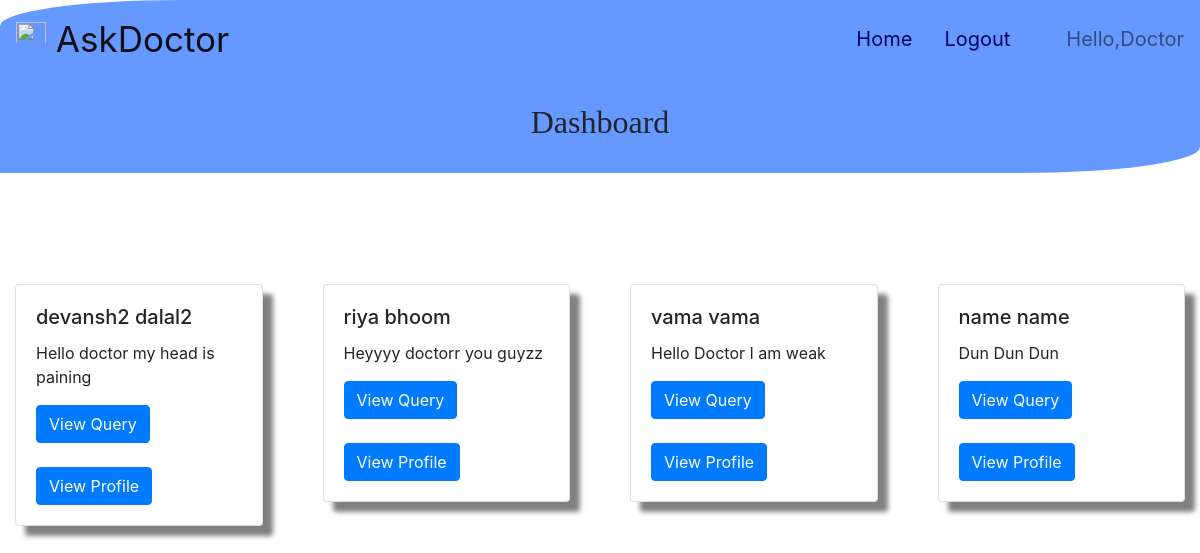
The page /appoint/dashboard/doctor/ on the database its author committed.
### appoint/models.py (models this page shows, shortened)
class SignUp(models.Model):
    user=models.OneToOneField(User,on_delete=models.CASCADE,default=None)
    first_name=models.CharField(max_length=50,blank=True)
    last_name=models.CharField(max_length=50,blank=True)
    contact=models.CharField(max_length=10,help_text='Enter the mobile number only')
    date_of_birth=models.DateField(null=True,blank=True)
    time_of_reg=models.DateTimeField(default=timezone.now)

class Patient(models.Model):
    patient=models.ForeignKey(SignUp,on_delete=models.CASCADE)
    reply=models.TextField(max_length=400)
    report_image=models.FileField(upload_to="report/")
    medicine = models.CharField(max_length=100)
    answer = models.TextField(max_length=400)

### appoint/views.py (the view)
# urls.py: path('dashboard/doctor/',views.display_doctor,name='dashboard-d'),
def display_doctor(request):
    dict = {}
    patient = SignUp.objects.all()
    for x in SignUp.objects.all():
        rep = Patient.objects.filter(patient=x)
        dict[x]=rep
    return render(request, 'appoint/detail.html', {'dict': dict})

### appoint/templates/appoint/detail.html
{% extends "appoint/base_doctor.html" %}
{%block user%}Hello,Doctor{% endblock %}
{% block content %}
<div class="position">
    <div class="row">
      {% for a,b in dict.items %}
      {% if b %}
      {% for c in b %}
       {% if c.reply %}
      <div class="col-sm-3">
        <div class="card" style="height: auto;">
          <div class="card-body">
            <h5 class="card-title">{{ a.first_name }} {{ a.last_name }}</h5>
            <p class="card-text">{{ c.reply }}</p>
            <a href="{% url 'appoint:id_query' c.id %}" class="btn btn-primary">View Query</a>
            <br><br>
            <a href="{% url 'appoint:id_profile' a.id %}" class="btn btn-primary">View Profile</a>
          </div>
        </div>
      </div>
        {% endif %}
    {% endfor %}
     {% endif %}
    {% endfor %}
    </div>
</div>
{% endblock content %}

### appoint/templates/appoint/base_doctor.html (shortened to what this page needs)
<!DOCTYPE html>
<html>
<head>
    {% load staticfiles %}
	<link rel="stylesheet" href="https://maxcdn.bootstrapcdn.com/bootstrap/4.0.0/css/bootstrap.min.css">
	<link rel="stylesheet" type="text/css" href="{% static 'appoint/base.css' %}">
	<link rel="stylesheet" href="https://use.fontawesome.com/releases/v5.0.9/css/all.css">
</head>
<body>
<div class="pic" style="  background-color: #6699ff; border-radius: 15% 0 15% 0;">
  <div class="top">
    <nav class="navbar navbar-light" >
      <a class="navbar-brand" href="#" style="font-size: 35px;">
        <img src="/assets/brand/bootstrap-solid.svg" width="30" height="30" class="d-inline-block align-top" alt="">
        AskDoctor
      </a>
      <ul class="nav justify-content-center">
        <li class="nav-item">
          <a class="nav-link active" style="font-size: 20px;" href="{% url 'appoint:dashboard-d' %}">Home</a>
        </li>
        <li class="nav-item">
          <a class="nav-link" style="font-size: 20px;" href="{% url 'appoint:login_doctor' %}">Logout</a>
        </li>
        <span class="navbar-text" style="font-size: 20px; margin-left: 40px;">
         {% block user %} Welcome Doctor{% endblock %}
        </span>
      </ul>
    </nav>
  </div>
  <br>
  <div class="title">
    <h2>
    	Dashboard
    </h2>
  </div>
  <br>
</div>
<br><br><br><br>
{% block content %}
{% endblock content %}
</body>
</html>

### appoint/static/appoint/base.css (style rules this page uses)
.title { text-align:center; font-family: georgia,garamond,serif;; }
.card { margin: 15px; width: auto; height: auto; display: flex; box-shadow: 10px 10px 5px grey; }
.position { margin-right: auto; margin-left: auto; }
.nav .nav-item .nav-link { color: #000066; }

### rows shown on the page
SignUp: first_name "devansh2", last_name "dalal2"
Patient: reply "Hello doctor my head is paining"
SignUp: first_name "riya", last_name "bhoom"
Patient: reply "Heyyyy doctorr you guyzz"
SignUp: first_name "vama", last_name "vama"
Patient: reply "Hello Doctor I am weak"
SignUp: first_name "name", last_name "name"
Patient: reply "Dun Dun Dun"
